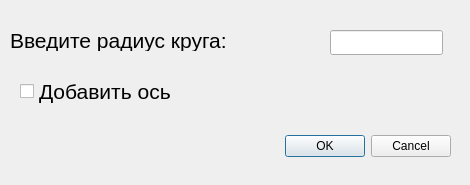
<?xml version="1.0" encoding="UTF-8"?>
<ui version="4.0">
 <class>CircleDialog</class>
 <widget class="QDialog" name="CircleDialog">
  <property name="geometry">
   <rect>
    <x>0</x>
    <y>0</y>
    <width>470</width>
    <height>185</height>
   </rect>
  </property>
  <property name="windowTitle">
   <string>Круг</string>
  </property>
  <widget class="QDialogButtonBox" name="buttonBox">
   <property name="geometry">
    <rect>
     <x>110</x>
     <y>130</y>
     <width>341</width>
     <height>32</height>
    </rect>
   </property>
   <property name="orientation">
    <enum>Qt::Horizontal</enum>
   </property>
   <property name="standardButtons">
    <set>QDialogButtonBox::Cancel|QDialogButtonBox::Ok</set>
   </property>
  </widget>
  <widget class="QLabel" name="label">
   <property name="geometry">
    <rect>
     <x>10</x>
     <y>30</y>
     <width>311</width>
     <height>21</height>
    </rect>
   </property>
   <property name="font">
    <font>
     <pointsize>16</pointsize>
    </font>
   </property>
   <property name="text">
    <string>Введите радиус круга:</string>
   </property>
  </widget>
  <widget class="QLineEdit" name="lineEdit">
   <property name="geometry">
    <rect>
     <x>330</x>
     <y>30</y>
     <width>113</width>
     <height>25</height>
    </rect>
   </property>
  </widget>
  <widget class="QCheckBox" name="checkBox">
   <property name="geometry">
    <rect>
     <x>20</x>
     <y>80</y>
     <width>171</width>
     <height>23</height>
    </rect>
   </property>
   <property name="font">
    <font>
     <pointsize>16</pointsize>
    </font>
   </property>
   <property name="text">
    <string>Добавить ось</string>
   </property>
  </widget>
 </widget>
 <resources/>
 <connections>
  <connection>
   <sender>buttonBox</sender>
   <signal>accepted()</signal>
   <receiver>CircleDialog</receiver>
   <slot>accept()</slot>
   <hints>
    <hint type="sourcelabel">
     <x>248</x>
     <y>254</y>
    </hint>
    <hint type="destinationlabel">
     <x>157</x>
     <y>274</y>
    </hint>
   </hints>
  </connection>
  <connection>
   <sender>buttonBox</sender>
   <signal>rejected()</signal>
   <receiver>CircleDialog</receiver>
   <slot>reject()</slot>
   <hints>
    <hint type="sourcelabel">
     <x>316</x>
     <y>260</y>
    </hint>
    <hint type="destinationlabel">
     <x>286</x>
     <y>274</y>
    </hint>
   </hints>
  </connection>
 </connections>
</ui>
